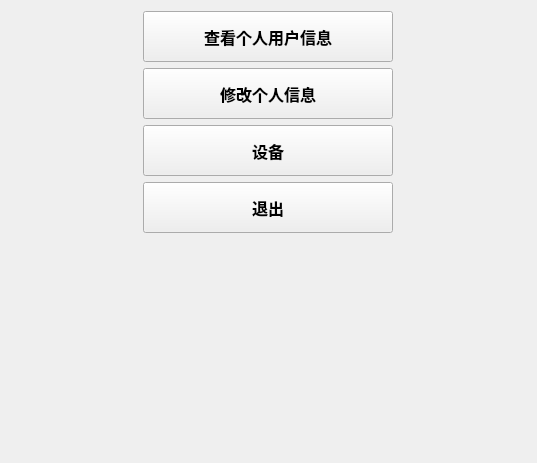
<?xml version="1.0" encoding="UTF-8"?>
<ui version="4.0">
 <class>UserMessage</class>
 <widget class="QWidget" name="UserMessage">
  <property name="geometry">
   <rect>
    <x>0</x>
    <y>0</y>
    <width>537</width>
    <height>463</height>
   </rect>
  </property>
  <property name="windowTitle">
   <string>Form</string>
  </property>
  <layout class="QGridLayout" name="gridLayout">
   <item row="0" column="0">
    <layout class="QVBoxLayout" name="verticalLayout">
     <item>
      <widget class="QPushButton" name="btnSeeOne">
       <property name="minimumSize">
        <size>
         <width>250</width>
         <height>51</height>
        </size>
       </property>
       <property name="maximumSize">
        <size>
         <width>150</width>
         <height>51</height>
        </size>
       </property>
       <property name="font">
        <font>
         <family>微软雅黑</family>
         <pointsize>12</pointsize>
         <weight>75</weight>
         <bold>true</bold>
        </font>
       </property>
       <property name="text">
        <string>查看个人用户信息</string>
       </property>
      </widget>
     </item>
     <item>
      <widget class="QPushButton" name="BtnChagePassword">
       <property name="minimumSize">
        <size>
         <width>250</width>
         <height>51</height>
        </size>
       </property>
       <property name="maximumSize">
        <size>
         <width>150</width>
         <height>51</height>
        </size>
       </property>
       <property name="font">
        <font>
         <family>微软雅黑</family>
         <pointsize>12</pointsize>
         <weight>75</weight>
         <bold>true</bold>
        </font>
       </property>
       <property name="text">
        <string>修改个人信息</string>
       </property>
      </widget>
     </item>
     <item>
      <widget class="QPushButton" name="btnDevice">
       <property name="minimumSize">
        <size>
         <width>250</width>
         <height>51</height>
        </size>
       </property>
       <property name="maximumSize">
        <size>
         <width>150</width>
         <height>51</height>
        </size>
       </property>
       <property name="font">
        <font>
         <family>微软雅黑</family>
         <pointsize>12</pointsize>
         <weight>75</weight>
         <bold>true</bold>
        </font>
       </property>
       <property name="text">
        <string>设备</string>
       </property>
      </widget>
     </item>
     <item>
      <widget class="QPushButton" name="btnclose">
       <property name="minimumSize">
        <size>
         <width>250</width>
         <height>51</height>
        </size>
       </property>
       <property name="maximumSize">
        <size>
         <width>150</width>
         <height>51</height>
        </size>
       </property>
       <property name="font">
        <font>
         <family>微软雅黑</family>
         <pointsize>12</pointsize>
         <weight>75</weight>
         <bold>true</bold>
        </font>
       </property>
       <property name="text">
        <string>退出</string>
       </property>
      </widget>
     </item>
     <item>
      <spacer name="verticalSpacer">
       <property name="orientation">
        <enum>Qt::Vertical</enum>
       </property>
       <property name="sizeHint" stdset="0">
        <size>
         <width>20</width>
         <height>40</height>
        </size>
       </property>
      </spacer>
     </item>
    </layout>
   </item>
  </layout>
 </widget>
 <resources/>
 <connections/>
</ui>
